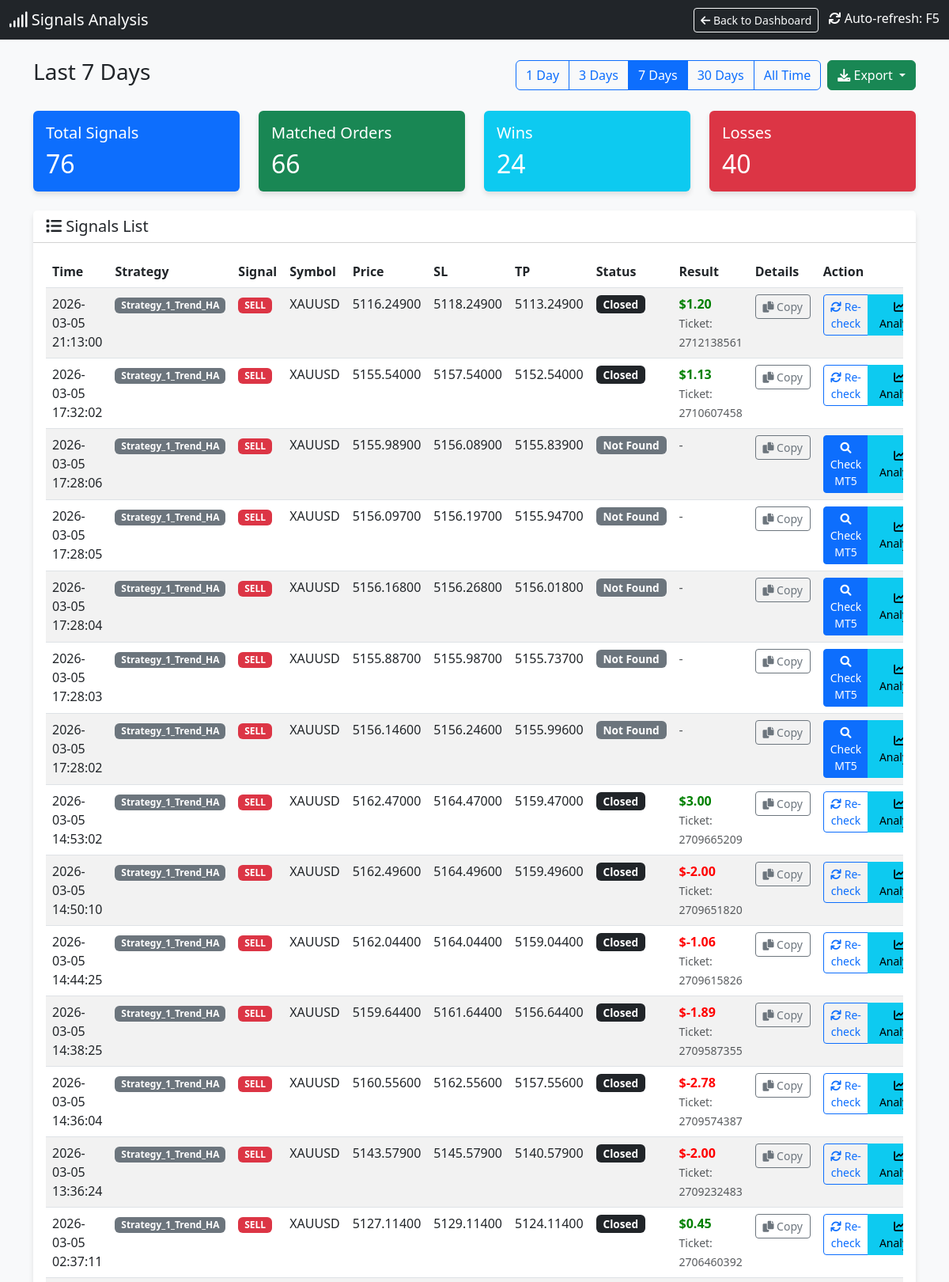
The app's page /signals (upper part) with its own data.
### tables this page shows
CREATE TABLE signals (
                id INTEGER PRIMARY KEY AUTOINCREMENT,
                timestamp DATETIME DEFAULT CURRENT_TIMESTAMP,
                strategy_name TEXT,
                symbol TEXT,
                signal_type TEXT,
                price REAL,
                sl REAL,
                tp REAL,
                indicators TEXT,
                status TEXT,
                account_id INTEGER DEFAULT 0
            );

CREATE TABLE orders (
                ticket INTEGER PRIMARY KEY,
                strategy_name TEXT,
                symbol TEXT,
                order_type TEXT,
                volume REAL,
                open_price REAL,
                sl REAL,
                tp REAL,
                open_time DATETIME,
                close_price REAL,
                profit REAL,
                comment TEXT,
                account_id INTEGER DEFAULT 0
            );

### dashboard.py (the view)
@app.route('/signals')
def signals_page():
    cur = get_db().cursor()
    days_param = request.args.get('days', '7')  # Default 7 days
    if days_param == "all":
        days = 36500
        filter_label = "All Time"
    else:
        try:
            days = int(days_param)
            filter_label = f"Last {days} Days"
        except:
            days = 7
            filter_label = "Last 7 Days"
    cutoff_date = datetime.now() - timedelta(days=days)
    cutoff_str = cutoff_date.strftime("%Y-%m-%d %H:%M:%S")
    cur.execute("SELECT * FROM signals WHERE timestamp >= ? ORDER BY timestamp DESC", (cutoff_str,))
    signals = cur.fetchall()
    signals_with_status = []
    for sig in signals:
        signal_dict = dict(sig)
        try:
            sig_timestamp = sig['timestamp']
            if isinstance(sig_timestamp, str):
                try:
                    sig_time = datetime.strptime(sig_timestamp, '%Y-%m-%d %H:%M:%S')
                except:
                    try:
                        sig_time = datetime.strptime(sig_timestamp, '%Y-%m-%d %H:%M:%S.%f')
                    except:
                        sig_time = datetime.fromisoformat(sig_timestamp.replace('Z', '+00:00'))
            else:
                sig_time = datetime.fromtimestamp(sig_timestamp)
            time_lower = (sig_time - timedelta(seconds=30)).strftime('%Y-%m-%d %H:%M:%S')
            time_upper = (sig_time + timedelta(seconds=30)).strftime('%Y-%m-%d %H:%M:%S')
        except Exception as e:
            time_lower = None
            time_upper = None
        matching_order = None
        if time_lower and time_upper:
            try:
                cur.execute("""
                    SELECT * FROM orders
                    WHERE strategy_name = ?
                    AND symbol = ?
                    AND order_type = ?
                    AND open_time BETWEEN ? AND ?
                    ORDER BY ABS(open_price - ?) ASC
                    LIMIT 1
                """, (sig['strategy_name'], sig['symbol'], sig['signal_type'], time_lower, time_upper, sig['price']))
                matching_order = cur.fetchone()
            except Exception as e:
                pass
        if matching_order:
            signal_dict['order_ticket'] = matching_order['ticket']
            signal_dict['order_profit'] = matching_order['profit']
            signal_dict['order_status'] = 'closed' if matching_order['profit'] is not None else 'open'
            signal_dict['has_order'] = True
        else:
            signal_dict['order_ticket'] = None
            signal_dict['order_profit'] = None
            signal_dict['order_status'] = 'not_found'
            signal_dict['has_order'] = False
        signals_with_status.append(signal_dict)
    total_signals = len(signals_with_status)
    matched_orders = len([s for s in signals_with_status if s['has_order']])
    wins = len([s for s in signals_with_status if s['has_order'] and s['order_profit'] is not None and s['order_profit'] > 0])
    losses = len([s for s in signals_with_status if s['has_order'] and s['order_profit'] is not None and s['order_profit'] < 0])
    cur.execute("SELECT DISTINCT strategy_name FROM orders ORDER BY strategy_name")
    strategies = [row['strategy_name'] for row in cur.fetchall()]
    return render_template('signals.html',
                         signals=signals_with_status,
                         total_signals=total_signals,
                         matched_orders=matched_orders,
                         wins=wins,
                         losses=losses,
                         current_filter=days_param,
                         filter_label=filter_label,
                         strategies=strategies)

### dashboard.py (called while the page is built)
def get_db():
    db = getattr(g, '_database', None)
    if db is None:
        db = g._database = sqlite3.connect(DB_PATH)
        db.row_factory = sqlite3.Row
    return db

@app.teardown_appcontext
def close_connection(exception):
    db = getattr(g, '_database', None)
    if db is not None:
        db.close()

def format_vn_time(value):
    if not value:
        return ""
    try:
        if isinstance(value, str):
            try:
                dt = datetime.strptime(value, "%Y-%m-%d %H:%M:%S")
            except ValueError:
                try:
                    dt = datetime.strptime(value, "%Y-%m-%d %H:%M:%S.%f")
                except ValueError:
                    dt = datetime.strptime(value, "%Y-%m-%d %H:%M")
        else:
            dt = value
        vn_time = dt + timedelta(hours=7)
        res = vn_time.strftime("%Y-%m-%d %H:%M:%S")
        return res
    except Exception as e:
        print(f"DEBUG: Error parsing '{value}': {e}")
        return value # Return original on error

### templates/signals.html (shortened to what this page needs)
<!DOCTYPE html>
<html lang="en">
<head>
    <link href="https://cdn.jsdelivr.net/npm/bootstrap@5.3.0/dist/css/bootstrap.min.css" rel="stylesheet">
    <link href="https://cdnjs.cloudflare.com/ajax/libs/font-awesome/6.0.0/css/all.min.css" rel="stylesheet">
</head>
<body>
    <nav class="navbar navbar-dark bg-dark mb-4">
        <div class="container-fluid">
            <span class="navbar-brand mb-0 h1"><i class="fas fa-signal"></i> Signals Analysis</span>
            <div>
                <a href="/" class="btn btn-outline-light btn-sm me-2">
                    <i class="fas fa-arrow-left"></i> Back to Dashboard
                </a>
                <span class="text-white"><i class="fas fa-sync"></i> Auto-refresh: F5</span>
            </div>
        </div>
    </nav>
    <div class="container mb-4">
        <div class="d-flex justify-content-between align-items-center">
            <h3>{{ filter_label }}</h3>
            <div class="d-flex gap-2">
                <div class="btn-group" role="group">
                    <a href="/signals?days=1" class="btn btn-outline-primary {% if current_filter == '1' %}active{% endif %}">1 Day</a>
                    <a href="/signals?days=3" class="btn btn-outline-primary {% if current_filter == '3' %}active{% endif %}">3 Days</a>
                    <a href="/signals?days=7" class="btn btn-outline-primary {% if current_filter == '7' %}active{% endif %}">7 Days</a>
                    <a href="/signals?days=30" class="btn btn-outline-primary {% if current_filter == '30' %}active{% endif %}">30 Days</a>
                    <a href="/signals?days=all" class="btn btn-outline-primary {% if current_filter == 'all' %}active{% endif %}">All Time</a>
                </div>
                <div class="btn-group" role="group">
                    <button type="button" class="btn btn-success dropdown-toggle" data-bs-toggle="dropdown" aria-expanded="false" title="Export to CSV">
                        <i class="fas fa-download"></i> Export
                    </button>
                </div>
            </div>
        </div>
    </div>
    <div class="container">
        <div class="row mb-4">
            <div class="col-md-3">
                <div class="card bg-primary text-white">
                    <div class="card-body">
                        <h5 class="card-title">Total Signals</h5>
                        <h2 class="card-text">{{ total_signals }}</h2>
                    </div>
                </div>
            </div>
            <div class="col-md-3">
                <div class="card bg-success text-white">
                    <div class="card-body">
                        <h5 class="card-title">Matched Orders</h5>
                        <h2 class="card-text">{{ matched_orders }}</h2>
                    </div>
                </div>
            </div>
            <div class="col-md-3">
                <div class="card bg-info text-white">
                    <div class="card-body">
                        <h5 class="card-title">Wins</h5>
                        <h2 class="card-text">{{ wins }}</h2>
                    </div>
                </div>
            </div>
            <div class="col-md-3">
                <div class="card bg-danger text-white">
                    <div class="card-body">
                        <h5 class="card-title">Losses</h5>
                        <h2 class="card-text">{{ losses }}</h2>
                    </div>
                </div>
            </div>
        </div>
        <div class="card">
            <div class="card-header bg-white">
                <h5 class="mb-0"><i class="fas fa-list"></i> Signals List</h5>
            </div>
            <div class="card-body">
                <div class="table-responsive">
                    <table class="table table-hover table-striped">
                        <thead>
                            <tr>
                                <th>Time</th>
                                <th>Strategy</th>
                                <th>Signal</th>
                                <th>Symbol</th>
                                <th>Price</th>
                                <th>SL</th>
                                <th>TP</th>
                                <th>Status</th>
                                <th>Result</th>
                                <th>Details</th>
                                <th>Action</th>
                            </tr>
                        </thead>
                        <tbody>
                            {% for sig in signals %}
                            <tr class="signal-row" id="signal-row-{{ sig.id }}">
                                <td>{{ sig.timestamp | to_vn_time }}</td>
                                <td><span class="badge bg-secondary">{{ sig.strategy_name }}</span></td>
                                <td>
                                    {% if sig.signal_type == 'BUY' %}
                                    <span class="badge badge-buy">BUY</span>
                                    {% else %}
                                    <span class="badge badge-sell">SELL</span>
                                    {% endif %}
                                </td>
                                <td>{{ sig.symbol }}</td>
                                <td>{{ "%.5f"|format(sig.price) }}</td>
                                <td>{{ "%.5f"|format(sig.sl) if sig.sl else '-' }}</td>
                                <td>{{ "%.5f"|format(sig.tp) if sig.tp else '-' }}</td>
                                <td id="status-{{ sig.id }}">
                                    {% if sig.has_order %}
                                        {% if sig.order_status == 'closed' %}
                                            <span class="badge bg-dark status-badge">Closed</span>
                                        {% else %}
                                            <span class="badge bg-warning status-badge">Open</span>
                                        {% endif %}
                                    {% else %}
                                        <span class="badge bg-secondary status-badge">Not Found</span>
                                    {% endif %}
                                </td>
                                <td id="result-{{ sig.id }}">
                                    {% if sig.has_order and sig.order_profit is not none %}
                                        <span class="{% if sig.order_profit >= 0 %}profit-pos{% else %}profit-neg{% endif %}">
                                            ${{ "%.2f"|format(sig.order_profit) }}
                                        </span>
                                        <br>
                                        <small class="text-muted">Ticket: {{ sig.order_ticket }}</small>
                                    {% elif sig.has_order %}
                                        <span class="text-muted">Running...</span>
                                    {% else %}
                                        <span class="text-muted">-</span>
                                    {% endif %}
                                </td>
                                <td id="details-{{ sig.id }}">
                                    <button class="btn btn-sm btn-outline-secondary copy-details-btn"
                                            data-signal-id="{{ sig.id }}"
                                            data-signal-data='{{ sig|tojson }}'
                                            title="Copy signal details">
                                        <i class="fas fa-copy"></i> Copy
                                    </button>
                                </td>
                                <td id="action-{{ sig.id }}">
                                    <div class="btn-group" role="group">
                                        {% if not sig.has_order %}
                                            <button class="btn btn-sm btn-primary check-mt5-btn" data-signal-id="{{ sig.id }}">
                                                <i class="fas fa-search"></i> Check MT5
                                            </button>
                                        {% else %}
                                            <button class="btn btn-sm btn-outline-primary check-mt5-btn" data-signal-id="{{ sig.id }}">
                                                <i class="fas fa-sync"></i> Re-check
                                            </button>
                                        {% endif %}
                                        <button class="btn btn-sm btn-info analyze-signal-btn" data-signal-id="{{ sig.id }}" title="Analyze signal">
                                            <i class="fas fa-chart-line"></i> Analyze
                                        </button>
                                    </div>
                                </td>
                            </tr>
                            {% endfor %}
                        </tbody>
                    </table>
                </div>
            </div>
        </div>
    </div>
</body>
</html>

### templates/signals.html (style rules this page uses)
body { background-color: #f8f9fa; }
.card { box-shadow: 0 4px 6px rgba(0, 0, 0, 0.1); border: none; }
.profit-pos { color: green; font-weight: bold; }
.profit-neg { color: red; font-weight: bold; }
.badge-sell { background-color: #dc3545; }
.status-badge { font-size: 0.85em; padding: 0.35em 0.65em; }
.signal-row { transition: background-color 0.2s; }
.copy-details-btn { min-width: 70px; }
.analyze-signal-btn { min-width: 80px; }

### records on screen
signals: timestamp|to_vn_time "2026-03-05 21:13:00", strategy_name "Strategy_1_Trend_HA", symbol "XAUUSD", price "5116.24900", sl "5118.24900", tp "5113.24900"
orders: order_profit "1.20", order_ticket "2712138561"
signals: timestamp|to_vn_time "2026-03-05 17:32:02", strategy_name "Strategy_1_Trend_HA", symbol "XAUUSD", price "5155.54000", sl "5157.54000", tp "5152.54000"
orders: order_profit "1.13", order_ticket "2710607458"
signals: timestamp|to_vn_time "2026-03-05 17:28:06", strategy_name "Strategy_1_Trend_HA", signal_type "SELL", symbol "XAUUSD", price "5155.98900", sl "5156.08900", tp "5155.83900", shows "Not Found"
signals: timestamp|to_vn_time "2026-03-05 17:28:05", strategy_name "Strategy_1_Trend_HA", signal_type "SELL", symbol "XAUUSD", price "5156.09700", sl "5156.19700", tp "5155.94700", shows "Not Found"
signals: timestamp|to_vn_time "2026-03-05 17:28:04", strategy_name "Strategy_1_Trend_HA", signal_type "SELL", symbol "XAUUSD", price "5156.16800", sl "5156.26800", tp "5156.01800", shows "Not Found"
signals: timestamp|to_vn_time "2026-03-05 17:28:03", strategy_name "Strategy_1_Trend_HA", signal_type "SELL", symbol "XAUUSD", price "5155.88700", sl "5155.98700", tp "5155.73700", shows "Not Found"
signals: timestamp|to_vn_time "2026-03-05 17:28:02", strategy_name "Strategy_1_Trend_HA", signal_type "SELL", symbol "XAUUSD", price "5156.14600", sl "5156.24600", tp "5155.99600", shows "Not Found"
signals: timestamp|to_vn_time "2026-03-05 14:53:02", strategy_name "Strategy_1_Trend_HA", symbol "XAUUSD", price "5162.47000", sl "5164.47000", tp "5159.47000"
orders: order_profit "3.00", order_ticket "2709665209"
signals: timestamp|to_vn_time "2026-03-05 14:50:10", strategy_name "Strategy_1_Trend_HA", symbol "XAUUSD", price "5162.49600", sl "5164.49600", tp "5159.49600"
orders: order_profit "-2.00", order_ticket "2709651820"
signals: timestamp|to_vn_time "2026-03-05 14:44:25", strategy_name "Strategy_1_Trend_HA", symbol "XAUUSD", price "5162.04400", sl "5164.04400", tp "5159.04400"
orders: order_profit "-1.06", order_ticket "2709615826"
signals: timestamp|to_vn_time "2026-03-05 14:38:25", strategy_name "Strategy_1_Trend_HA", symbol "XAUUSD", price "5159.64400", sl "5161.64400", tp "5156.64400"
orders: order_profit "-1.89", order_ticket "2709587355"
signals: timestamp|to_vn_time "2026-03-05 14:36:04", strategy_name "Strategy_1_Trend_HA", symbol "XAUUSD", price "5160.55600", sl "5162.55600", tp "5157.55600"
orders: order_profit "-2.78", order_ticket "2709574387"
signals: timestamp|to_vn_time "2026-03-05 13:36:24", strategy_name "Strategy_1_Trend_HA", symbol "XAUUSD", price "5143.57900", sl "5145.57900", tp "5140.57900"
orders: order_profit "-2.00", order_ticket "2709232483"
signals: timestamp|to_vn_time "2026-03-05 02:37:11", strategy_name "Strategy_1_Trend_HA", symbol "XAUUSD", price "5127.11400", sl "5129.11400", tp "5124.11400"
orders: order_profit "0.45", order_ticket "2706460392"

### other values on screen
{{ filter_label }} "Last 7 Days"
{{ total_signals }} "76"
{{ matched_orders }} "66"
{{ wins }} "24"
{{ losses }} "40"
